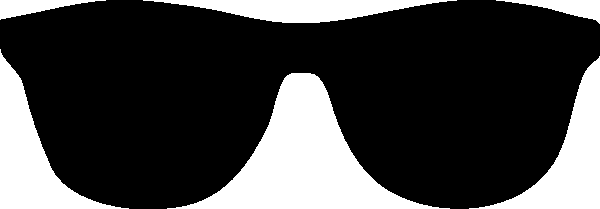
#> input picture sunglass.png, 600 x 209 px
$ jupyter execute --allow-errors 'workshop1 (1).ipynb'
#> lines starting #> are read from the running program, lines starting #| are printed output that depends on the picture; after the words box and inside, x2 and y2 are one past the last pixel; in counts of white or black regions, pixels touching at a corner belong together
# Workshop -1 Adding Sunglasses to Your Passport Photo Using OpenCV

## Name: Renick Fabian Rajesh

## Reg No: 212224230227

[cell 1]
# Import libraries
import cv2
import numpy as np
import matplotlib.pyplot as plt

[cell 2]
# Load the Face Image
faceImage = cv2.imread('photo.JPG')
#> (the rest of this cell did not finish here and is left out)

#> (a cell that did not finish here is left out)

#> (a cell that did not finish here is left out)

[cell 5]
# Load the Sunglass image with Alpha channel
# (http://pluspng.com/sunglass-png-1104.html)
glassPNG = cv2.imread('sunglass.png',-1)
#> glassPNG is the input picture: shape (209, 600, 4); mean B, G, R, A 65.8, 65.8, 65.8, 167.6
plt.imshow(glassPNG[:,:,::-1]);plt.title("glassPNG")
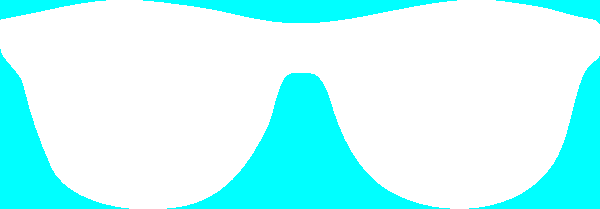
#> shown: shape (209, 600, 4); mean R, G, B, A 167.6, 65.8, 65.8, 65.8; transparent parts drawn white

[cell 6]
# Resize the image to fit over the eye region
glassPNG = cv2.resize(glassPNG,(190,50))
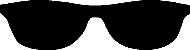
#> glassPNG: shape (50, 190, 4); mean B, G, R, A 65.6, 65.6, 65.6, 167.8
print("image Dimension ={}".format(glassPNG.shape))
#| image Dimension =(50, 190, 4)

[cell 7]
# Separate the Color and alpha channels
glassBGR = glassPNG[:,:,0:3]
glassMask1 = glassPNG[:,:,3]
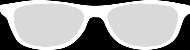
#> glassMask1: shape (50, 190); min 0, max 255, mean 167.8

[cell 8]
# Display the images for clarity
plt.figure(figsize=[15,15])
plt.subplot(121);plt.imshow(glassBGR[:,:,::-1]);plt.title('Sunglass Color channels');
plt.subplot(122);plt.imshow(glassMask1,cmap='gray');plt.title('Sunglass Alpha channel');
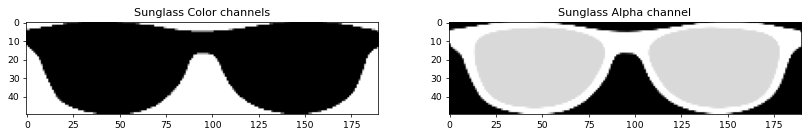
#> figure drawn by matplotlib, 2 panels

#> (a cell that did not finish here is left out)

[cell 10]
# Make the dimensions of the mask same as the input image.
# Since Face Image is a 3-channel image, we create a 3 channel image for the mask
glassMask = cv2.merge((glassMask1,glassMask1,glassMask1))

# Make the values [0,1] since we are using arithmetic operations
glassMask = np.uint8(glassMask/255)
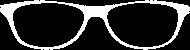
#> glassMask: shape (50, 190, 3); values 0 (black) and 1 (white), 18.8% white; 1 white region, box (x1, y1, x2, y2) and area: (0, 0, 190, 50) 1785

# Make a copy
#> (the rest of this cell did not finish here and is left out)
